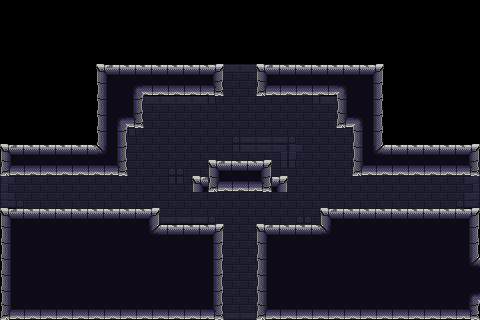

The image is a tile-based game level rendered from a .tmx file. Its description and source (layers, tilesets, objects; grid data summarised) follow:
An orthogonal 30x20 tile map with 16x16 px tiles, 8 tile layers (bkg_far, bkg_close, onoff-defaulton(blue), onoff-defaultoff(blue), ...), 2 tilesets.

<map version="1.10" tiledversion="1.11.0" orientation="orthogonal" renderorder="right-down" width="30" height="20" tilewidth="16" tileheight="16" infinite="0" nextlayerid="10" nextobjectid="1">
 <tileset firstgid="1" source="jail_wall.tsx" />
 <tileset firstgid="65" source="jail_block.tsx" />
 <layer id="4" name="bkg_far" width="30" height="20">
  <properties>
   <property name="unity:sortinglayer" value="Bkg_far" />
  </properties>
  <data>[600 cells, 0 non-empty, 0 distinct tile ids]</data>
 </layer>
 <layer id="1" name="bkg_close" width="30" height="20">
  <properties>
   <property name="unity:sortinglayer" value="Bkg" />
  </properties>
  <data>[600 cells, 225 non-empty, 13 distinct tile ids]</data>
 </layer>
 <layer id="6" name="onoff-defaulton(blue)" width="30" height="20">
  <properties>
   <property name="unity:layer" value="Ground" />
   <property name="unity:sortinglayer" value="Ground" />
   <property name="unity:tag" value="onoff-defaulton" />
  </properties>
  <data>[600 cells, 0 non-empty, 0 distinct tile ids]</data>
 </layer>
 <layer id="7" name="onoff-defaultoff(blue)" width="30" height="20">
  <properties>
   <property name="unity:layer" value="Ground" />
   <property name="unity:sortinglayer" value="Ground" />
   <property name="unity:tag" value="onoff-defaultoff" />
  </properties>
  <data>[600 cells, 0 non-empty, 0 distinct tile ids]</data>
 </layer>
 <layer id="9" name="onoff2-defaulton(purple)" width="30" height="20">
  <properties>
   <property name="unity:layer" value="Ground" />
   <property name="unity:sortinglayer" value="Ground" />
   <property name="unity:tag" value="onoff2-defaulton" />
  </properties>
  <data>[600 cells, 0 non-empty, 0 distinct tile ids]</data>
 </layer>
 <layer id="8" name="onoff2-defaultoff(purple)" width="30" height="20">
  <properties>
   <property name="unity:layer" value="Ground" />
   <property name="unity:sortinglayer" value="Ground" />
   <property name="unity:tag" value="onoff2-defaultoff" />
  </properties>
  <data>[600 cells, 0 non-empty, 0 distinct tile ids]</data>
 </layer>
 <layer id="2" name="ground" width="30" height="20">
  <properties>
   <property name="unity:layer" value="Ground" />
   <property name="unity:sortinglayer" value="Ground" />
  </properties>
  <data>[600 cells, 278 non-empty, 13 distinct tile ids]</data>
 </layer>
 <layer id="3" name="foreground" width="30" height="20">
  <properties>
   <property name="unity:sortinglayer" value="Foreground" />
  </properties>
  <data>[600 cells, 0 non-empty, 0 distinct tile ids]</data>
 </layer>
</map>
